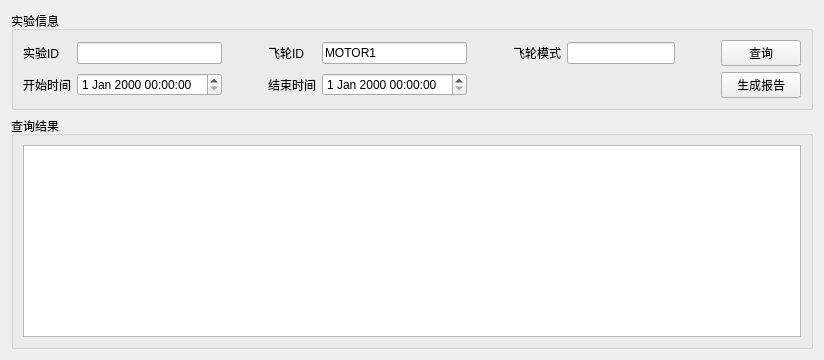
      <widget class="QWidget" name="tab_3">
       <attribute name="title">
        <string>查询历史数据</string>
       </attribute>
       <layout class="QGridLayout" name="gridLayout_15">
        <item row="0" column="0">
         <widget class="QGroupBox" name="groupBox_8">
          <property name="title">
           <string>实验信息</string>
          </property>
          <layout class="QGridLayout" name="gridLayout_5">
           <item row="0" column="0">
            <widget class="QLabel" name="label_12">
             <property name="text">
              <string>实验ID</string>
             </property>
            </widget>
           </item>
           <item row="0" column="7">
            <widget class="QLineEdit" name="lineEdit_sql_motor_mode"/>
           </item>
           <item row="0" column="4">
            <widget class="QLineEdit" name="lineEdit_sql_motor_id">
             <property name="text">
              <string>MOTOR1</string>
             </property>
            </widget>
           </item>
           <item row="0" column="6">
            <widget class="QLabel" name="label_14">
             <property name="text">
              <string>飞轮模式</string>
             </property>
            </widget>
           </item>
           <item row="0" column="1">
            <widget class="QLineEdit" name="lineEdit_sql_exp_id">
             <property name="text">
              <string/>
             </property>
            </widget>
           </item>
           <item row="0" column="3">
            <widget class="QLabel" name="label_13">
             <property name="text">
              <string>飞轮ID</string>
             </property>
            </widget>
           </item>
           <item row="0" column="9">
            <widget class="QPushButton" name="pushButton_sql_query">
             <property name="text">
              <string>查询</string>
             </property>
            </widget>
           </item>
           <item row="1" column="9">
            <widget class="QPushButton" name="pushButton_make_report">
             <property name="text">
              <string>生成报告</string>
             </property>
            </widget>
           </item>
           <item row="0" column="2">
            <spacer name="horizontalSpacer_2">
             <property name="orientation">
              <enum>Qt::Horizontal</enum>
             </property>
             <property name="sizeHint" stdset="0">
              <size>
               <width>40</width>
               <height>20</height>
              </size>
             </property>
            </spacer>
           </item>
           <item row="0" column="5">
            <spacer name="horizontalSpacer_8">
             <property name="orientation">
              <enum>Qt::Horizontal</enum>
             </property>
             <property name="sizeHint" stdset="0">
              <size>
               <width>40</width>
               <height>20</height>
              </size>
             </property>
            </spacer>
           </item>
           <item row="0" column="8">
            <spacer name="horizontalSpacer_9">
             <property name="orientation">
              <enum>Qt::Horizontal</enum>
             </property>
             <property name="sizeHint" stdset="0">
              <size>
               <width>40</width>
               <height>20</height>
              </size>
             </property>
            </spacer>
           </item>
           <item row="1" column="1">
            <widget class="QDateTimeEdit" name="dateTimeEdit_start_time"/>
           </item>
           <item row="1" column="4">
            <widget class="QDateTimeEdit" name="dateTimeEdit_end_time"/>
           </item>
           <item row="1" column="0">
            <widget class="QLabel" name="label_17">
             <property name="text">
              <string>开始时间</string>
             </property>
            </widget>
           </item>
           <item row="1" column="3">
            <widget class="QLabel" name="label_18">
             <property name="text">
              <string>结束时间</string>
             </property>
            </widget>
           </item>
          </layout>
         </widget>
        </item>
        <item row="1" column="0">
         <widget class="QGroupBox" name="groupBox_9">
          <property name="title">
           <string>查询结果</string>
          </property>
          <layout class="QGridLayout" name="gridLayout_6">
           <item row="0" column="0">
            <widget class="QTableView" name="tableView_sql"/>
           </item>
          </layout>
         </widget>
        </item>
       </layout>
      </widget>
